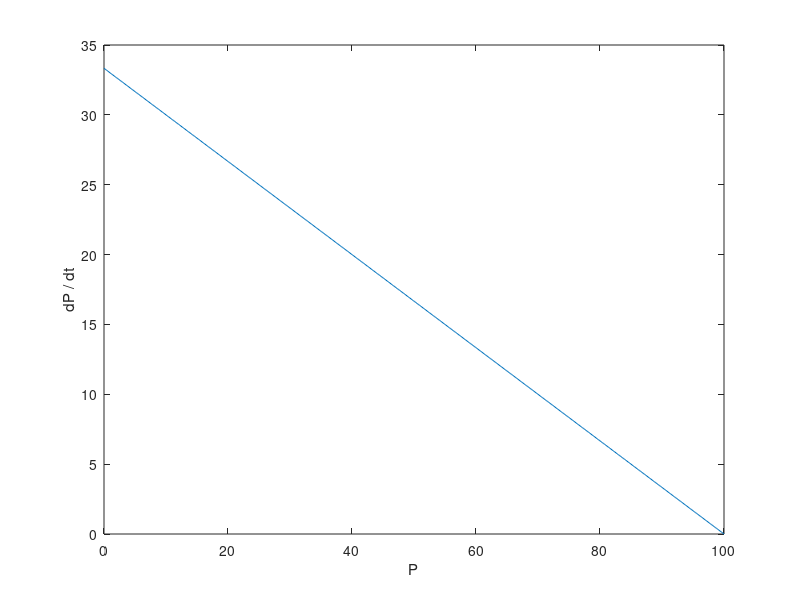
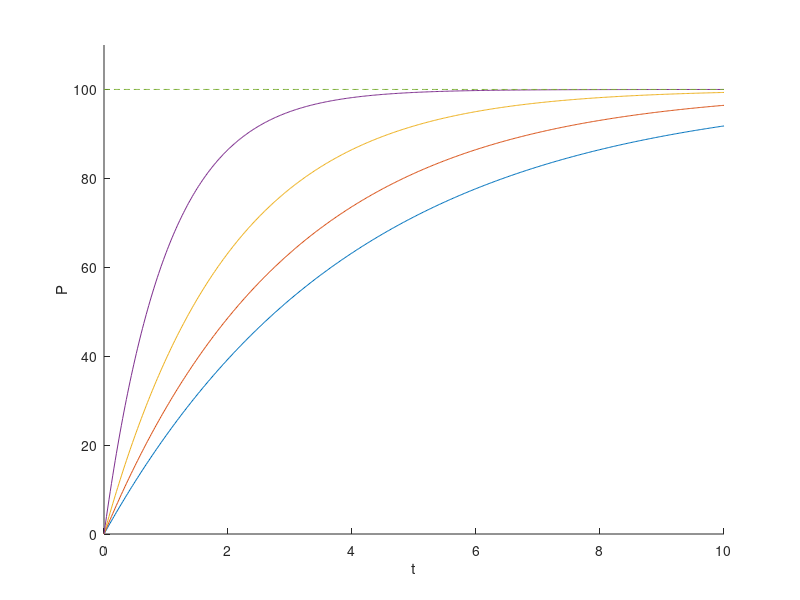

These figures' MATLAB source, in order: (Note: this script raises an error after producing the figures.)
clear all;
close all;

k = 1/3;
M = 100;

xs = linspace(0, 100, 500);
ys = k * (M - xs);

figure;

plot(xs, ys);

xlabel("P");
ylabel("dP / dt");

print -dpng ../img/q392a.png -r300

close all;

ks = [1/4, 1/3, 1/2, 1];
ts = linspace(0, 10, 500);

ys = zeros(length(ks), length(ts));

for i=1:length(ks)
    k = ks(i);
    ys(i, :) = M * (1 - exp(-k*ts));
end

figure;

hold on;

for i=1:length(ks)
   plot(ts, ys(i, :)); 
end

plot(ts, M * ones(1, length(ts)), '--');

hold off;

ylim([0, M + 10]);

xlabel('t');
ylabel('P');

legend([compose("P(t), k = %0.2f", ks), "P = M"], 'Location', 'southeast');

print -dpng ../img/q392b.png -r300
